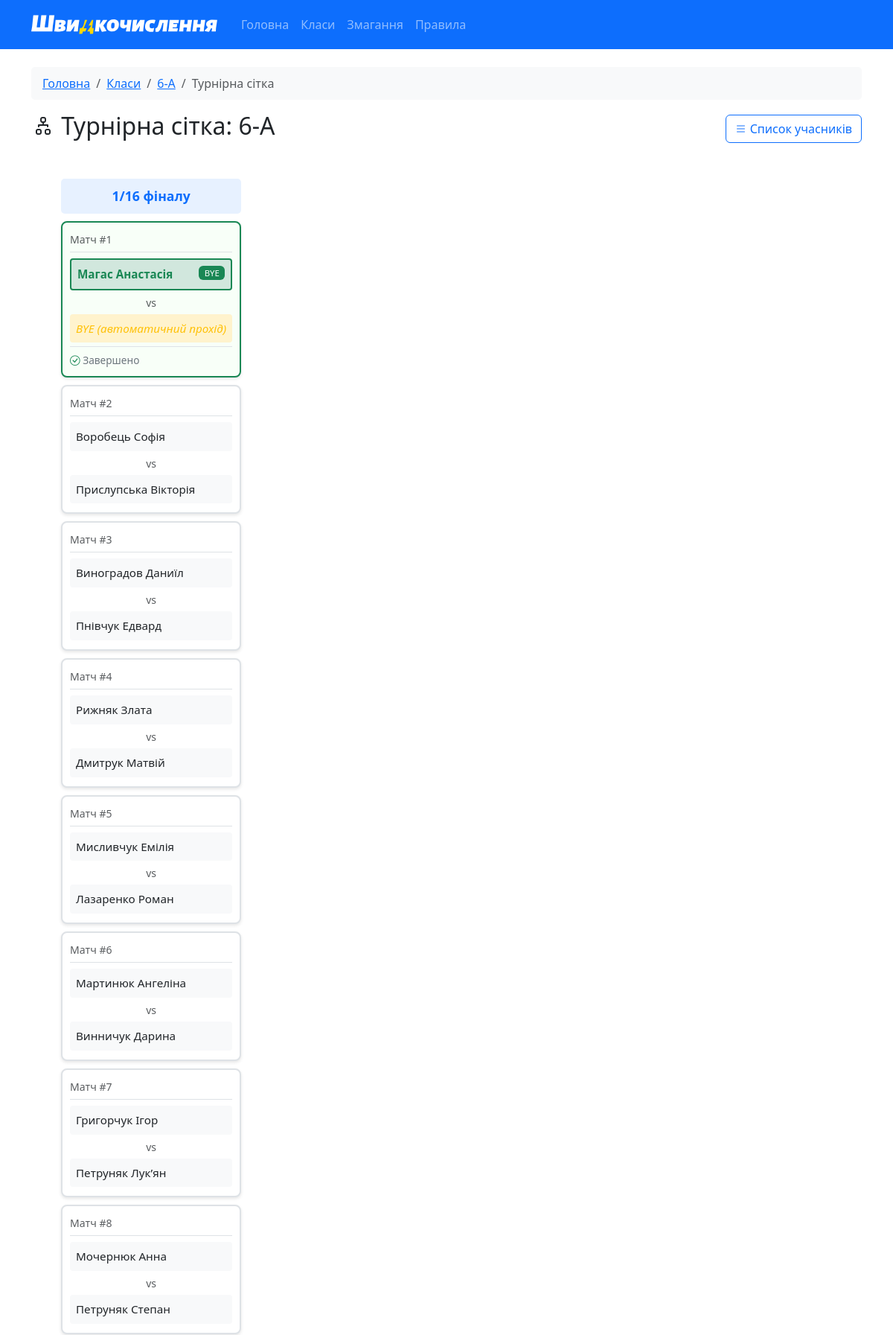
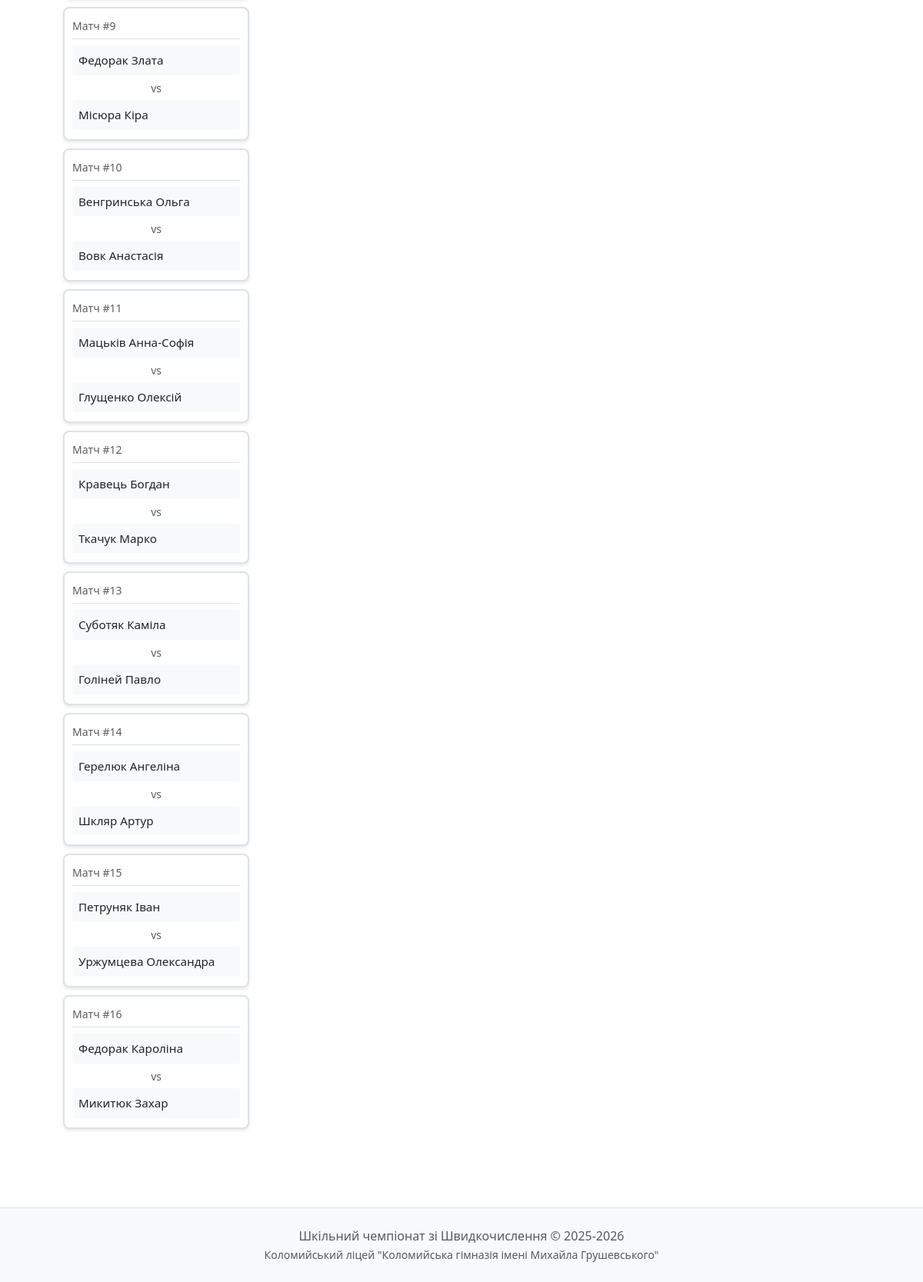
Page /bracket/6-А on the earlier database version (2 pictures, top to bottom).
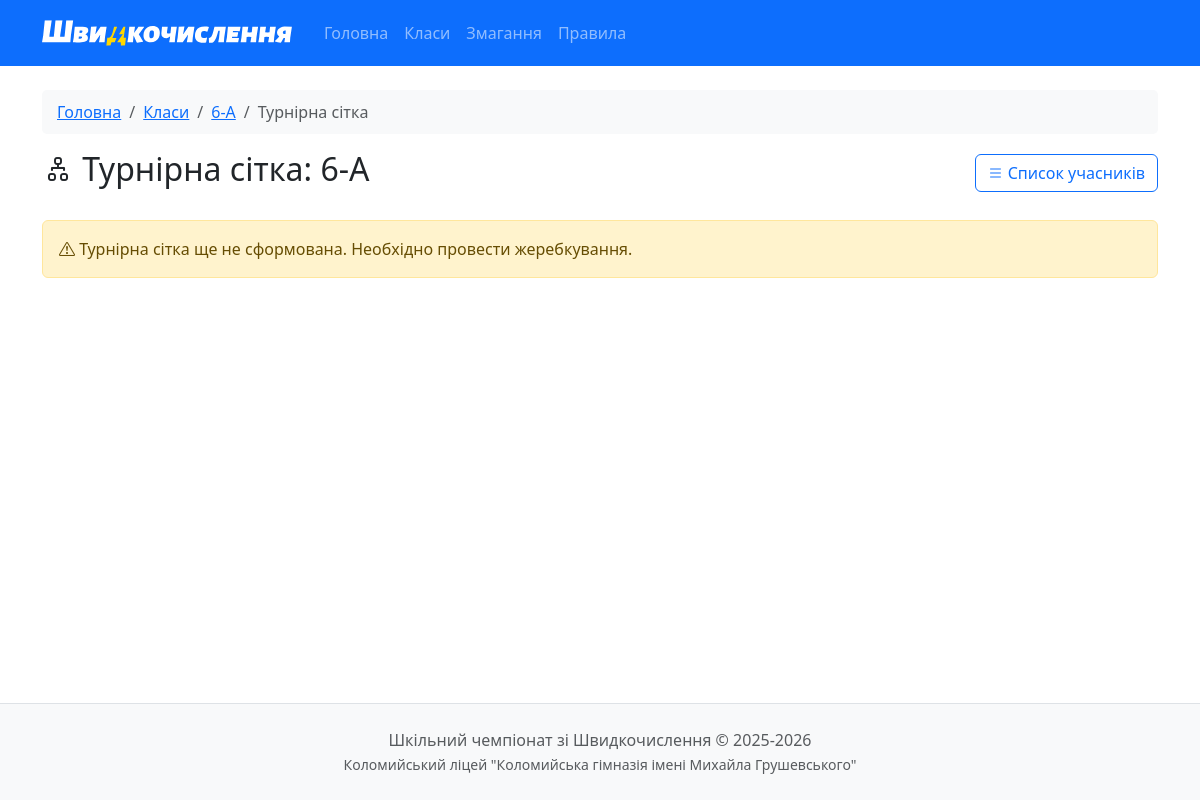
Same page on the later database version.
### models.py (models this page shows, shortened)
class Match(db.Model):
    id = db.Column(db.Integer, primary_key=True)
    student1_id = db.Column(db.Integer, db.ForeignKey('student.id'), nullable=True)  # ✅ ВИПРАВЛЕНО
    student2_id = db.Column(db.Integer, db.ForeignKey('student.id'), nullable=True)
    class_name = db.Column(db.String(10), nullable=False)
    round_number = db.Column(db.Integer, nullable=False)
    match_number = db.Column(db.Integer, nullable=False)
    winner_id = db.Column(db.Integer, db.ForeignKey('student.id'), nullable=True)
    winner = db.relationship('Student', foreign_keys=[winner_id], backref='wins')
    scheduled_date = db.Column(db.DateTime, nullable=True)
    completed_date = db.Column(db.DateTime, nullable=True)
    is_completed = db.Column(db.Boolean, default=False)
    score1 = db.Column(db.Integer)
    score2 = db.Column(db.Integer)
    notes = db.Column(db.Text)
    @property
    def round_name(self):
        if self.round_number == 0:
            return "Кваліфікація"
        round_names = {
            1: "1/16 фіналу",
            2: "1/8 фіналу",
            3: "1/4 фіналу",
            4: "1/2 фіналу (Півфінал)",
            5: "Фінал",
            6: "За 3-є місце"
        }
        return round_names.get(self.round_number, f"Раунд {self.round_number}")

class Student(db.Model):
    id = db.Column(db.Integer, primary_key=True)
    first_name = db.Column(db.String(50), nullable=False)
    last_name = db.Column(db.String(50), nullable=False)
    patronymic = db.Column(db.String(50))
    class_name = db.Column(db.String(10), nullable=False)
    seed = db.Column(db.Integer)
    rating = db.Column(db.Float, default=0.0)  # Змінено на Float для 10.5 тощо
    has_bye = db.Column(db.Boolean, default=False)
    home_matches = db.relationship('Match', foreign_keys='Match.student1_id', backref='student1', lazy=True)
    away_matches = db.relationship('Match', foreign_keys='Match.student2_id', backref='student2', lazy=True)
    @property
    def full_name(self):
        return f"{self.last_name} {self.first_name} {self.patronymic or ''}".strip()

### app.py (the view)
@app.route('/bracket/<class_name>')
def bracket(class_name):
    students = Student.query.filter_by(class_name=class_name).order_by(Student.seed).all()
    matches = Match.query.filter_by(class_name=class_name).order_by(Match.round_number, Match.match_number).all()
    rounds = {}
    for match in matches:
        if match.round_number not in rounds:
            rounds[match.round_number] = []
        rounds[match.round_number].append(match)
    return render_template('bracket.html',
                         class_name=class_name,
                         students=students,
                         rounds=sorted(rounds.items()))

### templates/bracket.html (shortened to what this page needs)
{% extends "base.html" %}
{% block content %}
<div class="row">
    <div class="col-12">
        <nav aria-label="breadcrumb">
            <ol class="breadcrumb">
                <li class="breadcrumb-item"><a href="{{ url_for('index') }}">Головна</a></li>
                <li class="breadcrumb-item"><a href="{{ url_for('classes') }}">Класи</a></li>
                <li class="breadcrumb-item"><a href="{{ url_for('class_detail', class_name=class_name) }}">{{ class_name }}</a></li>
                <li class="breadcrumb-item active">Турнірна сітка</li>
            </ol>
        </nav>
        <div class="d-flex justify-content-between align-items-center mb-4">
            <h2><i class="bi bi-diagram-2"></i> Турнірна сітка: {{ class_name }}</h2>
            <a href="{{ url_for('class_detail', class_name=class_name) }}" class="btn btn-outline-primary">
                <i class="bi bi-list"></i> Список учасників
            </a>
        </div>
        {% if rounds %}
        <div class="bracket">
            {% for round_num, round_matches in rounds %}
            <div class="round">
                <div class="round-title">
                    {% if round_matches %}
                        {{ round_matches[0].round_name }}
                    {% else %}
                        Раунд {{ round_num }}
                    {% endif %}
                </div>
                {% for match in round_matches %}
                <div class="match-card {% if match.is_completed %}completed{% endif %}">
                    <div class="match-header mb-2">
                        <small class="text-muted">Матч #{{ match.match_number }}</small>
                    </div>
                    <div class="participant {% if match.winner_id == match.student1_id %}winner{% endif %} {% if match.student1 and match.student1.has_bye %}text-success fw-bold{% endif %}">
                        {% if match.student1 %}
                            {{ match.student1.full_name }}
                            {% if match.student1.has_bye and match.round_number == 1 %}
                                <span class="badge bg-success float-end">BYE</span>
                            {% elif match.score1 is not none %}
                                <span class="badge bg-secondary float-end">{{ match.score1 }}</span>
                            {% endif %}
                        {% else %}
                            <span class="text-muted">Очікується...</span>
                        {% endif %}
                    </div>
                    <div class="text-center my-1">
                        <small class="text-muted">vs</small>
                    </div>
                    <div class="participant {% if match.student2_id is none %}bye{% elif match.winner_id == match.student2_id %}winner{% endif %}">
                        {% if match.student2 %}
                            {{ match.student2.full_name }}
                        {% elif match.student2_id is none and match.student1 %}
                            <span class="text-warning">BYE (автоматичний прохід)</span>
                        {% else %}
                            <span class="text-muted">Очікується...</span>
                        {% endif %}
                    </div>
                    {% if match.is_completed %}
                    <div class="match-info">
                        <i class="bi bi-check-circle text-success"></i> Завершено
                    </div>
                    {% endif %}
                </div>
                {% endfor %}
            </div>
            {% endfor %}
        </div>
        {% else %}
        <div class="alert alert-warning">
            <i class="bi bi-exclamation-triangle"></i>
            Турнірна сітка ще не сформована. Необхідно провести жеребкування.
        </div>
        {% endif %}
    </div>
</div>
{% endblock %}

Differences in the rows shown:
removed Match: round_number "1/16 фіналу", match_number "1", student1.full_name "Магас Анастасія", shows "BYE", shows "BYE (автоматичний прохід)", is_completed True (drawn)
removed Match: match_number "2", student1.full_name "Воробець Софія", student2.full_name "Прислупська Вікторія"
removed Match: match_number "3", student1.full_name "Виноградов Даниїл", student2.full_name "Пнівчук Едвард"
removed Match: match_number "4", student1.full_name "Рижняк Злата", student2.full_name "Дмитрук Матвій"
removed Match: match_number "5", student1.full_name "Мисливчук Емілія", student2.full_name "Лазаренко Роман"
removed Match: match_number "6", student1.full_name "Мартинюк Ангеліна", student2.full_name "Винничук Дарина"
removed Match: match_number "7", student1.full_name "Григорчук Ігор", student2.full_name "Петруняк Лук’ян"
removed Match: match_number "8", student1.full_name "Мочернюк Анна", student2.full_name "Петруняк Степан"
removed Match: match_number "9", student1.full_name "Федорак Злата", student2.full_name "Місюра Кіра"
removed Match: match_number "10", student1.full_name "Венгринська Ольга", student2.full_name "Вовк Анастасія"
removed Match: match_number "11", student1.full_name "Мацьків Анна-Софія", student2.full_name "Глущенко Олексій"
removed Match: match_number "12", student1.full_name "Кравець Богдан", student2.full_name "Ткачук Марко"
removed Match: match_number "13", student1.full_name "Суботяк Каміла", student2.full_name "Голіней Павло"
removed Match: match_number "14", student1.full_name "Герелюк Ангеліна", student2.full_name "Шкляр Артур"
removed Match: match_number "15", student1.full_name "Петруняк Іван", student2.full_name "Уржумцева Олександра"
removed Match: match_number "16", student1.full_name "Федорак Кароліна", student2.full_name "Микитюк Захар"
Other differences:
text now shown: "Турнірна сітка ще не сформована. Необхідно провести жеребкування."
